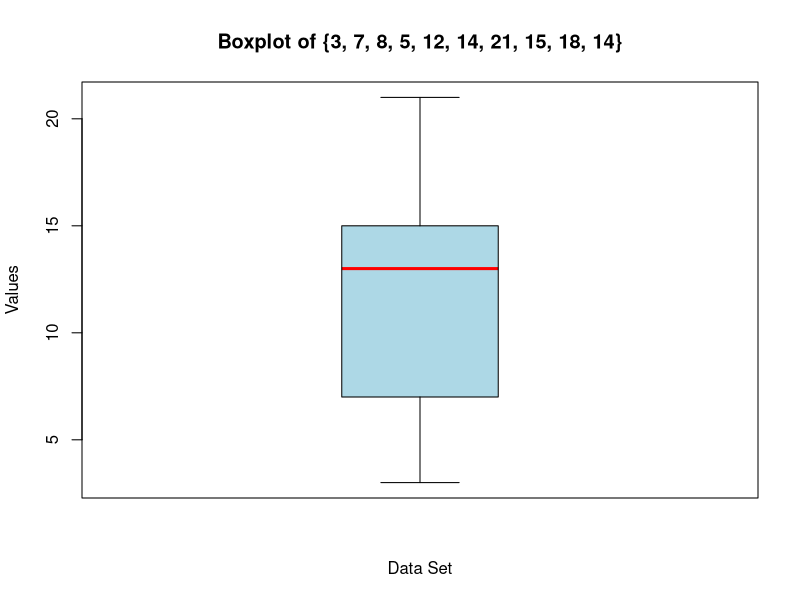

Reproduce this figure in R.
# Define the data set
x <- c(3, 7, 8, 5, 12, 14, 21, 15, 18, 14)

# Create a boxplot
boxplot(x,
    main = "Boxplot of {3, 7, 8, 5, 12, 14, 21, 15, 18, 14}",
    xlab = "Data Set",
    ylab = "Values",
    horizontal = FALSE,
    col = "lightblue",
    border = "black",
    notch = FALSE,
    notchwidth = 0.5,
    whisklty = 1,
    staplelty = 1,
    medcol = "red",
    boxwex = 0.5
)
